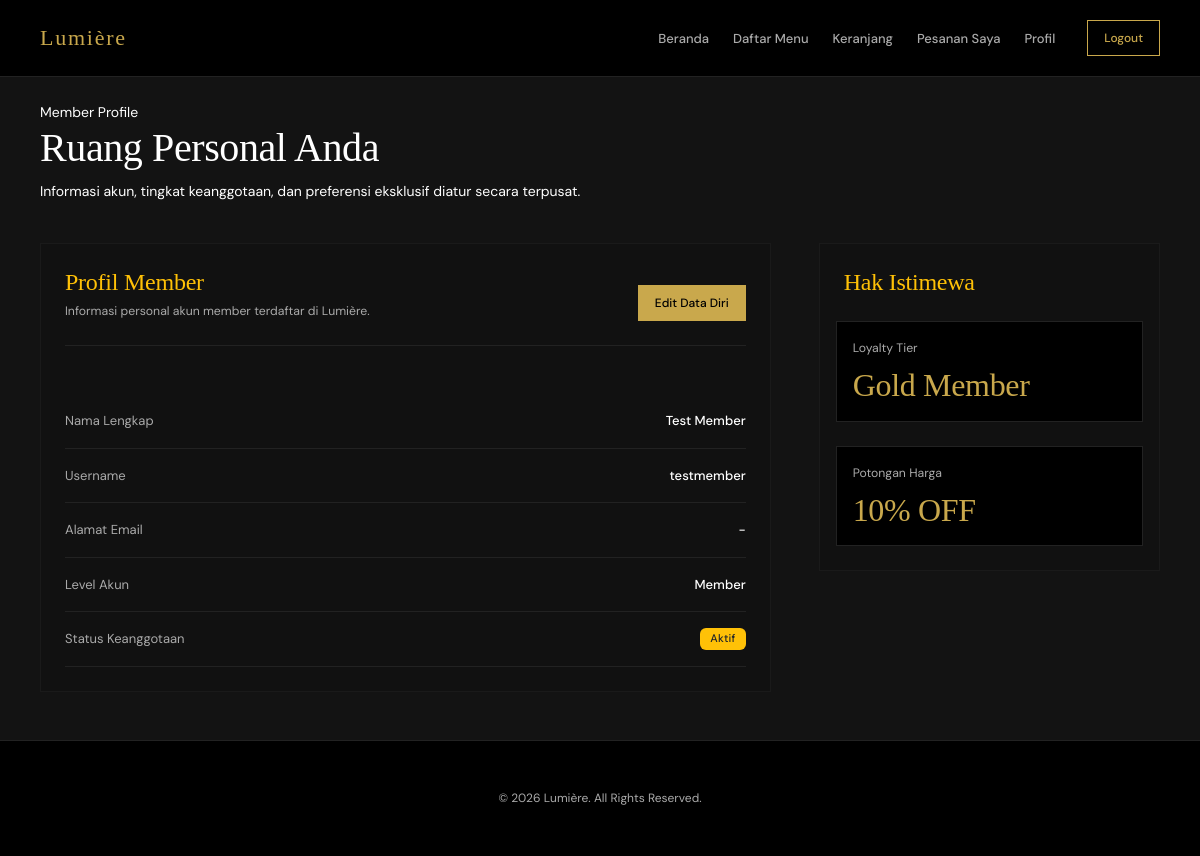
The page /pelanggan/profil.php (signed in) on the database its author committed.
### tables this page shows
CREATE TABLE IF NOT EXISTS `pelanggan` (
  `id_pelanggan` int NOT NULL AUTO_INCREMENT,
  `nama_pelanggan` varchar(100) DEFAULT NULL,
  `username` varchar(50) NOT NULL,
  `email` varchar(100) DEFAULT NULL,
  `password` varchar(255) NOT NULL,
  `status` enum('Aktif','Nonaktif') NOT NULL DEFAULT 'Aktif',
  PRIMARY KEY (`id_pelanggan`),
  UNIQUE KEY `pelanggan_username_unique` (`username`),
  UNIQUE KEY `pelanggan_email_unique` (`email`)
);

### includes/helpers.php (called while the page is built, shortened)
<?php
function base_path(string $path = ''): string
{
    $base = dirname(__DIR__);
    return $path === '' ? $base : $base . '/' . ltrim($path, '/');
}
function base_url(string $path = ''): string
{
    $app = require base_path('config/app.php');
    $baseUrl = rtrim($app['url'] ?? 'http://localhost:8001', '/');
    return $path === '' ? $baseUrl : $baseUrl . '/' . ltrim($path, '/');
}
function role_label(string $role): string
{
    return match ($role) {
        'admin' => 'Admin',
        'kasir' => 'Karyawan',
        'pelanggan' => 'Member',
        default => 'User',
    };
}
function get_setting(string $key, string $default = ''): string
{
    try {
        require_once __DIR__ . '/database.php';
        $stmt = db()->prepare("SELECT nilai FROM pengaturan WHERE kunci = ?");
        $stmt->execute([$key]);
        $val = $stmt->fetchColumn();
        return $val !== false ? (string)$val : $default;
    } catch (Throwable) {
        return $default;
    }
}

### config/env.php (called while the page is built, shortened)
<?php
function env(string $key, ?string $default = null): ?string
{
    static $values = [];
    $runtimeValue = $_ENV[$key] ?? $_SERVER[$key] ?? getenv($key);
    if ($runtimeValue !== false && $runtimeValue !== null && $runtimeValue !== '') {
        return (string) $runtimeValue;
    }
    return $values[$key] ?? $default;
}

### config/app.php (called while the page is built, shortened)
<?php
require_once __DIR__ . '/env.php';
return [
    'name' => env('APP_NAME', 'UPK Restoran'),
    'env' => env('APP_ENV', 'local'),
    'url' => env('APP_URL', 'http://localhost/upk-restoran'),
];

### includes/database.php (called while the page is built, shortened)
<?php
require_once __DIR__ . '/../config/env.php';
function db(): PDO
{
    static $pdo = null;
    if ($pdo instanceof PDO) {
        return $pdo;
    }
    $host = env('DB_HOST', '127.0.0.1');
    $port = env('DB_PORT', '3306');
    $name = env('DB_NAME', 'upk-restoran');
    $user = env('DB_USER', 'root');
    $pass = env('DB_PASS', '');
    $dsn = sprintf('mysql:host=%s;port=%s;dbname=%s;charset=utf8mb4', $host, $port, $name);
    $pdo = new PDO($dsn, $user, $pass, [
        PDO::ATTR_ERRMODE => PDO::ERRMODE_EXCEPTION,
        PDO::ATTR_DEFAULT_FETCH_MODE => PDO::FETCH_ASSOC,
    ]);
    return $pdo;
}

### pelanggan/profil.php (the view, shortened to what this page needs)
<?php
require_once __DIR__ . '/../includes/database.php';
require __DIR__ . '/../includes/header.php';
$userId = $_SESSION['id_user'] ?? 0;
$pdo = db();
$stmt = $pdo->prepare('SELECT * FROM pelanggan WHERE id_pelanggan = ?');
$stmt->execute([$userId]);
$user = $stmt->fetch();
?>
<section class="row g-5">
    <div class="col-lg-8 animate-fade-in-up">
        <article class="card bg-dark text-white border-secondary p-4 mb-4 rounded-0">
            <div class="d-flex flex-column gap-2 flex-md-row align-items-md-end justify-content-md-between border-bottom border-soft pb-4 mb-4">
                <div>
                    <h2 class="font-display text-warning mb-1" style="font-size: 24px;">Profil Member</h2>
                    <p class="text-secondary small mb-0">Informasi personal akun member terdaftar di Lumière.</p>
                </div>
                <div class="d-flex flex-wrap gap-2">
                    <a class="btn btn-warning rounded-0 fw-medium px-3 py-2" style="font-size: 12px;" href="<?= htmlspecialchars(base_url('pelanggan/profil_edit.php'), ENT_QUOTES, 'UTF-8'); ?>">Edit Data Diri</a>
                </div>
            </div>
            <div class="compact-list mt-4">
                <div class="compact-list-item d-flex justify-content-between border-bottom border-soft py-3" style="font-size: 13px;">
                    <span class="text-secondary">Nama Lengkap</span>
                    <span class="text-white fw-medium"><?= htmlspecialchars((string)($user['nama_pelanggan'] ?? '-'), ENT_QUOTES, 'UTF-8'); ?></span>
                </div>
                <div class="compact-list-item d-flex justify-content-between border-bottom border-soft py-3" style="font-size: 13px;">
                    <span class="text-secondary">Username</span>
                    <span class="text-white fw-medium"><?= htmlspecialchars((string)($user['username'] ?? ''), ENT_QUOTES, 'UTF-8'); ?></span>
                </div>
                <div class="compact-list-item d-flex justify-content-between border-bottom border-soft py-3" style="font-size: 13px;">
                    <span class="text-secondary">Alamat Email</span>
                    <span class="text-white fw-medium"><?= htmlspecialchars((string)($user['email'] ?? '-'), ENT_QUOTES, 'UTF-8'); ?></span>
                </div>
                <div class="compact-list-item d-flex justify-content-between border-bottom border-soft py-3" style="font-size: 13px;">
                    <span class="text-secondary">Level Akun</span>
                    <span class="text-white fw-medium"><?= htmlspecialchars(role_label($user['level'] ?? 'pelanggan'), ENT_QUOTES, 'UTF-8'); ?></span>
                </div>
                <div class="compact-list-item d-flex justify-content-between border-bottom border-soft py-3" style="font-size: 13px;">
                    <span class="text-secondary">Status Keanggotaan</span>
                    <span class="badge bg-warning text-dark">Aktif</span>
                </div>
            </div>
        </article>
    </div>
    <aside class="col-lg-4 animate-fade-in-up" style="animation-delay: 0.2s;">
        <article class="card bg-dark text-white border-secondary p-4 mb-4 rounded-0">
            <h3 class="h3 mb-4 text-warning font-display" style="font-size: 24px;">Hak Istimewa</h3>
            <div class="row g-3">
                <article class="p-3 border border-soft bg-black d-flex flex-column h-100 w-100 mb-2">
                    <p class="text-secondary small mb-2">Loyalty Tier</p>
                    <p class="h2 text-gold font-display mb-0" style="font-size: 32px;">Gold Member</p>
                </article>
                <article class="p-3 border border-soft bg-black d-flex flex-column h-100 w-100">
                    <p class="text-secondary small mb-2">Potongan Harga</p>
                    <p class="h2 text-gold font-display mb-0" style="font-size: 32px;">10% OFF</p>
                </article>
            </div>
        </article>
    </aside>
</section>
<?php
$content = ob_get_clean();
render_public_shell([
    'brand' => "L'Art Culinaire",
    'eyebrow' => 'Member Profile',
    'title' => 'Ruang Personal Anda',
    'description' => 'Informasi akun, tingkat keanggotaan, dan preferensi eksklusif diatur secara terpusat.',
], $content);
require __DIR__ . '/../includes/footer.php';

### includes/header.php (shortened to what this page needs)
<?php
$app = require __DIR__ . '/../config/app.php';
?>
<!DOCTYPE html>
<html lang="id" data-bs-theme="dark">
<head>
    <link href="https://cdn.jsdelivr.net/npm/bootstrap@5.3.3/dist/css/bootstrap.min.css" rel="stylesheet">
    <link rel="stylesheet" href="<?= htmlspecialchars(base_url('assets/css/style.css'), ENT_QUOTES, 'UTF-8'); ?>?v=<?= time(); ?>">
</head>
<body>

### includes/ui.php (shortened to what this page needs)
<?php
function public_nav_items(): array
{
    return [
        ['label' => 'Beranda', 'href' => base_url('pelanggan/dashboard.php')],
        ['label' => 'Daftar Menu', 'href' => base_url('pelanggan/menu.php')],
        ['label' => 'Keranjang', 'href' => base_url('pelanggan/keranjang.php')],
        ['label' => 'Pesanan Saya', 'href' => base_url('pelanggan/pesanan.php')],
        ['label' => 'Profil', 'href' => base_url('pelanggan/profil.php')],
    ];
}
function cart_count(): int
{
    require_once __DIR__ . '/database.php';
    try {
        $stmt = db()->prepare('SELECT COUNT(*) AS total FROM keranjang k JOIN menu m ON k.id_menu = m.id_menu WHERE k.id_pelanggan = ?');
        $stmt->execute([$_SESSION['id_user']]);
        $row = $stmt->fetch();
        return (int) ($row['total'] ?? 0);
    } catch (Throwable) {
        return count($_SESSION['cart'] ?? []);
    }
}
function is_active_path(string $href): bool
{
    $requestPath = parse_url($_SERVER['REQUEST_URI'] ?? '', PHP_URL_PATH) ?: '';
    return str_contains($requestPath, $href);
}
    ?>
    <?php
function render_public_shell(array $config, string $content): void
{
    $title = $config['title'] ?? '';
    $description = $config['description'] ?? '';
    $eyebrow = $config['eyebrow'] ?? 'Member Area';
    $brand = ($config['brand'] ?? "L'Art Culinaire") === "L'Art Culinaire" ? get_setting('nama_restoran', "Lumière") : $config['brand'];
    $hideHero = $config['hide_hero'] ?? false;
    ?>
    <main class="shell">
        <nav class="navbar navbar-expand-lg navbar-dark border-bottom border-soft py-3 sticky-top bg-black">
            <div class="container">
                <a href="<?= base_url('pelanggan/dashboard.php') ?>" class="public-brand text-decoration-none">
                    <?= htmlspecialchars($brand); ?>
                </a>
                <div class="collapse navbar-collapse" id="publicNav">
                    <ul class="navbar-nav ms-auto gap-lg-4 align-items-lg-center mt-4 mt-lg-0">
                        <?php foreach (public_nav_items() as $item): ?>
                            <li class="nav-item">
                                <?php $active = is_active_path($item['href']); ?>
                                <a class="public-nav-link text-decoration-none <?= $active ? 'active' : ''; ?> position-relative" href="<?= htmlspecialchars($item['href']); ?>">
                                    <?= htmlspecialchars($item['label']); ?>
                                </a>
                            </li>
                        <?php endforeach; ?>
                        <li class="nav-item ms-lg-2">
                            <a class="btn btn-outline-warning w-100 w-lg-auto" style="padding: 8px 16px; font-size: 12px;" href="<?= htmlspecialchars(base_url('logout.php')); ?>">Logout</a>
                        </li>
                    </ul>
                </div>
            </div>
        </nav>
        <?php if (!$hideHero): ?>
        <section class="container mt-4">
            <div class="public-hero">
                <div class="public-hero-eyebrow"><?= htmlspecialchars($eyebrow); ?></div>
                <h1 class="public-hero-title font-display text-white"><?= htmlspecialchars($title); ?></h1>
                <p class="public-hero-desc mx-auto"><?= htmlspecialchars($description); ?></p>
            </div>
        </section>
        <?php endif; ?>
        <section class="container py-4 flex-grow-1">
            <?= $content; ?>
        </section>
        <footer class="mt-auto py-5 border-top border-soft text-center bg-black">
            <p class="text-secondary m-0" style="font-size: 12px;">© <?= date('Y') ?> <?= htmlspecialchars($brand); ?>. All Rights Reserved.</p>
        </footer>
    </main>
    <?php
}

### includes/footer.php (shortened to what this page needs)
</body>
</html>

### assets/css/style.css (style rules this page uses)
:root { --bg-main: #131313; --bg-sidebar: #050505; --bg-card: #111111; --gold: #C9A84C; --gold-light: #f3e5ab; --gold-dim: rgba(201, 168, 76, 0.1); --border: #1a1a1a; --border-soft: #222222; --text-primary: #ffffff; --text-secondary: #aaaaaa; --text-muted: #666666; --font-display: 'Libre Baskerville', Georgia, serif; --font-body: 'DM Sans', system-ui, sans-serif; }
body { background-color: var(--bg-main); color: var(--text-primary); font-family: var(--font-body); font-size: 14px; line-height: 1.65; margin: 0; font-weight: 400; letter-spacing: normal; overflow-x: hidden; -webkit-font-smoothing: antialiased; -moz-osx-font-smoothing: grayscale; }
a { color: var(--gold); text-decoration: none !important; transition: color 0.25s ease; }
h1, h2, h3, h4, h5, h6, .font-display { font-family: var(--font-display); color: var(--text-primary); font-weight: 400; letter-spacing: -0.01em; }
.text-gold { color: var(--gold) !important; }
.container { max-width: 1200px; padding: 0 40px; }
.navbar { background-color: #000 !important; border-bottom: 1px solid var(--border) !important; padding: 20px 0 !important; }
.border-soft { border-color: var(--border-soft) !important; }
.public-brand { font-family: var(--font-display); font-size: 22px; letter-spacing: 0.08em; color: var(--gold); }
.public-nav-link { color: var(--text-secondary); font-size: 13px; padding: 10px 0; transition: color 0.3s ease; border-bottom: 1px solid transparent; font-weight: 500; }
.card { background-color: var(--bg-card); border: 1px solid var(--border); transition: all 0.4s cubic-bezier(0.16, 1, 0.3, 1); border-radius: 0; padding: 20px; }
.btn { border: 1px solid var(--gold); padding: 11px 28px; font-size: 13px; border-radius: 0; transition: all 0.3s ease; font-weight: 500; }
.btn-warning { background: var(--gold); color: #000; }
.btn-outline-warning { background: transparent; color: var(--gold); }
.animate-fade-in-up { animation: fadeInUp 0.6s cubic-bezier(0.16, 1, 0.3, 1) both; }
::placeholder, input::placeholder, textarea::placeholder, .form-control::placeholder, .premium-input-standard::placeholder, .premium-textarea::placeholder, .premium-input-large::placeholder { color: rgba(255, 255, 255, 0.4) !important; opacity: 1 !important; }
.card, .section-panel { background-color: var(--bg-card) !important; border: 1px solid var(--border) !important; color: var(--text-primary) !important; }
.text-secondary { color: #aaaaaa !important; }
.badge { font-weight: 500; font-size: 11px; letter-spacing: 0.02em; padding: 5px 10px; }

### rows shown on the page
pelanggan: nama_pelanggan "Test Member", username "testmember", email "-"

### other values the page prints
$brand "Lumière"
$item['label'] "Beranda"
$item['label'] "Daftar Menu"
$item['label'] "Keranjang"
$item['label'] "Pesanan Saya"
$item['label'] "Profil"
$eyebrow "Member Profile"
$title "Ruang Personal Anda"
$description "Informasi akun, tingkat keanggotaan, dan preferensi eksklusif diatur secara terpusat."
role_label($user['level'] ?? 'pelanggan') "Member"
